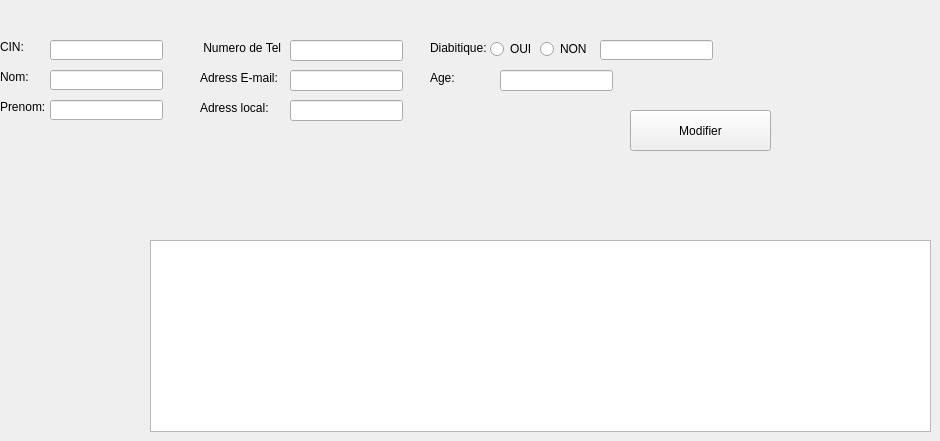
       <widget class="QWidget" name="tab_5">
        <attribute name="title">
         <string>Modifier</string>
        </attribute>
        <widget class="QLineEdit" name="txt_tel_2">
         <property name="geometry">
          <rect>
           <x>290</x>
           <y>40</y>
           <width>113</width>
           <height>21</height>
          </rect>
         </property>
         <property name="styleSheet">
          <string notr="true"/>
         </property>
        </widget>
        <widget class="QLineEdit" name="txt_email_2">
         <property name="geometry">
          <rect>
           <x>290</x>
           <y>70</y>
           <width>113</width>
           <height>21</height>
          </rect>
         </property>
         <property name="styleSheet">
          <string notr="true"/>
         </property>
        </widget>
        <widget class="QLineEdit" name="txt_nom_2">
         <property name="geometry">
          <rect>
           <x>50</x>
           <y>70</y>
           <width>113</width>
           <height>20</height>
          </rect>
         </property>
         <property name="styleSheet">
          <string notr="true"/>
         </property>
        </widget>
        <widget class="QRadioButton" name="radioButton_3">
         <property name="geometry">
          <rect>
           <x>490</x>
           <y>40</y>
           <width>83</width>
           <height>18</height>
          </rect>
         </property>
         <property name="text">
          <string>OUI</string>
         </property>
        </widget>
        <widget class="QLineEdit" name="txt_age_2">
         <property name="geometry">
          <rect>
           <x>500</x>
           <y>70</y>
           <width>113</width>
           <height>21</height>
          </rect>
         </property>
         <property name="styleSheet">
          <string notr="true"/>
         </property>
        </widget>
        <widget class="QLineEdit" name="txt_adresse_2">
         <property name="geometry">
          <rect>
           <x>290</x>
           <y>100</y>
           <width>113</width>
           <height>21</height>
          </rect>
         </property>
         <property name="styleSheet">
          <string notr="true"/>
         </property>
        </widget>
        <widget class="QLineEdit" name="txt_prenom_2">
         <property name="geometry">
          <rect>
           <x>50</x>
           <y>100</y>
           <width>113</width>
           <height>20</height>
          </rect>
         </property>
         <property name="styleSheet">
          <string notr="true"/>
         </property>
        </widget>
        <widget class="QLabel" name="label_9">
         <property name="geometry">
          <rect>
           <x>430</x>
           <y>40</y>
           <width>61</width>
           <height>16</height>
          </rect>
         </property>
         <property name="text">
          <string>Diabitique:</string>
         </property>
        </widget>
        <widget class="QLabel" name="label_10">
         <property name="geometry">
          <rect>
           <x>200</x>
           <y>40</y>
           <width>81</width>
           <height>16</height>
          </rect>
         </property>
         <property name="text">
          <string> Numero de Tel:</string>
         </property>
        </widget>
        <widget class="QLabel" name="label_11">
         <property name="geometry">
          <rect>
           <x>200</x>
           <y>70</y>
           <width>81</width>
           <height>16</height>
          </rect>
         </property>
         <property name="text">
          <string>Adress E-mail:</string>
         </property>
        </widget>
        <widget class="QLabel" name="label_12">
         <property name="geometry">
          <rect>
           <x>0</x>
           <y>40</y>
           <width>47</width>
           <height>14</height>
          </rect>
         </property>
         <property name="text">
          <string>CIN:</string>
         </property>
        </widget>
        <widget class="QLabel" name="label_13">
         <property name="geometry">
          <rect>
           <x>200</x>
           <y>100</y>
           <width>81</width>
           <height>16</height>
          </rect>
         </property>
         <property name="text">
          <string>Adress local:</string>
         </property>
        </widget>
        <widget class="QTableView" name="tableView_3">
         <property name="geometry">
          <rect>
           <x>150</x>
           <y>240</y>
           <width>781</width>
           <height>192</height>
          </rect>
         </property>
        </widget>
        <widget class="QLabel" name="label_14">
         <property name="geometry">
          <rect>
           <x>430</x>
           <y>70</y>
           <width>61</width>
           <height>16</height>
          </rect>
         </property>
         <property name="text">
          <string>Age:</string>
         </property>
        </widget>
        <widget class="QLabel" name="label_15">
         <property name="geometry">
          <rect>
           <x>0</x>
           <y>100</y>
           <width>47</width>
           <height>14</height>
          </rect>
         </property>
         <property name="text">
          <string>Prenom:</string>
         </property>
        </widget>
        <widget class="QRadioButton" name="radioButton_4">
         <property name="geometry">
          <rect>
           <x>540</x>
           <y>40</y>
           <width>83</width>
           <height>18</height>
          </rect>
         </property>
         <property name="text">
          <string>NON</string>
         </property>
        </widget>
        <widget class="QLabel" name="label_16">
         <property name="geometry">
          <rect>
           <x>0</x>
           <y>70</y>
           <width>47</width>
           <height>14</height>
          </rect>
         </property>
         <property name="text">
          <string>Nom:</string>
         </property>
        </widget>
        <widget class="QPushButton" name="pushButton_3">
         <property name="geometry">
          <rect>
           <x>630</x>
           <y>110</y>
           <width>141</width>
           <height>41</height>
          </rect>
         </property>
         <property name="styleSheet">
          <string notr="true"/>
         </property>
         <property name="text">
          <string>Modifier</string>
         </property>
        </widget>
        <widget class="QLineEdit" name="cin_ligne">
         <property name="geometry">
          <rect>
           <x>50</x>
           <y>40</y>
           <width>113</width>
           <height>20</height>
          </rect>
         </property>
         <property name="styleSheet">
          <string notr="true"/>
         </property>
        </widget>
        <widget class="QLineEdit" name="diab_ret">
         <property name="geometry">
          <rect>
           <x>600</x>
           <y>40</y>
           <width>113</width>
           <height>20</height>
          </rect>
         </property>
         <property name="styleSheet">
          <string notr="true"/>
         </property>
        </widget>
       </widget>
